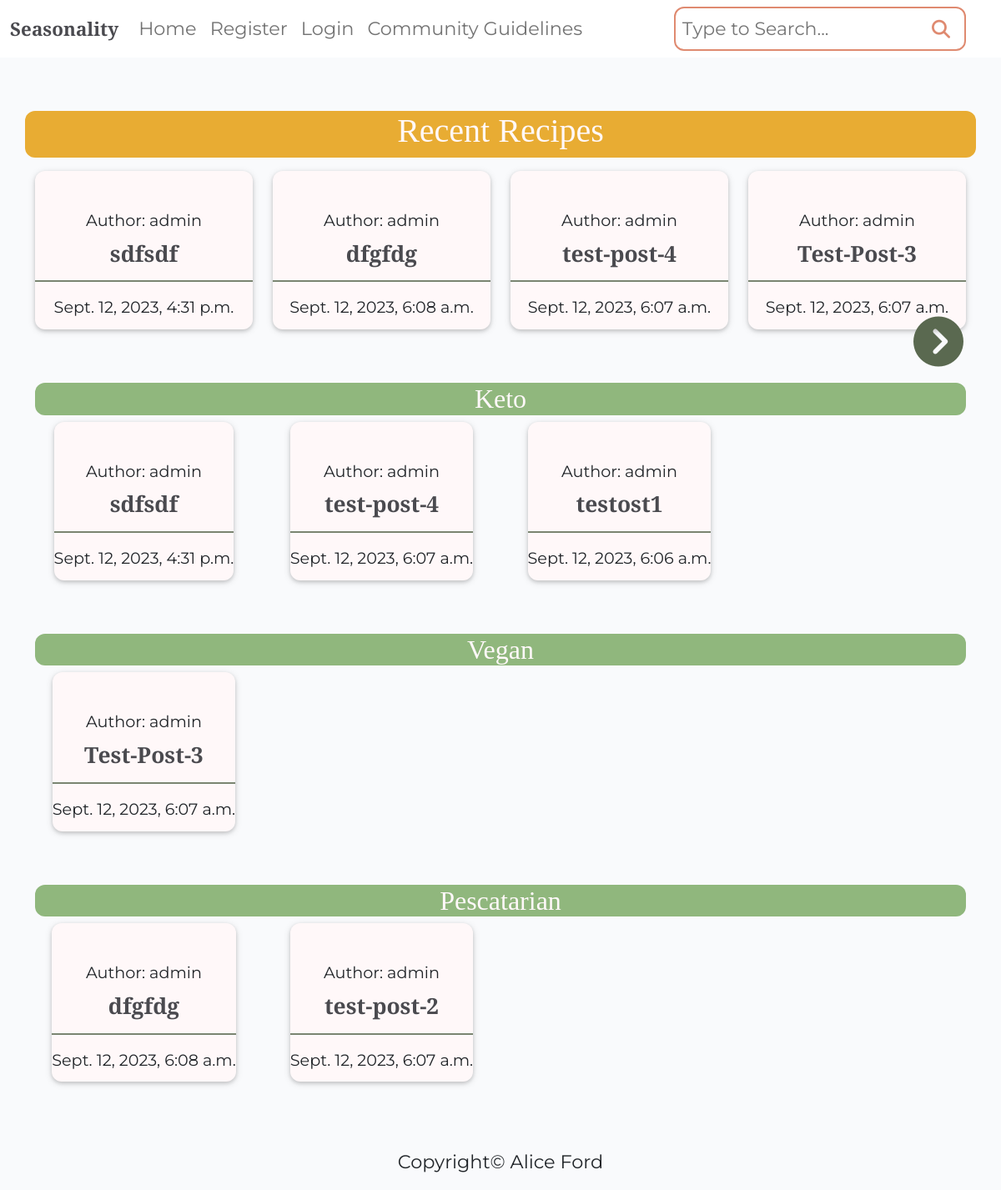
The page / on the database its author committed.
### recipebook/models.py (models this page shows, shortened)
class Recipe(models.Model):
    class NewManager(models.Manager):
        def get_queryset(self):
            return super().get_queryset() .filter()
    title = models.CharField(max_length=200, unique=True)
    slug = models.SlugField(max_length=200, unique=True)
    author = models.ForeignKey(
        User, on_delete=models.CASCADE, related_name="recipes"
    )
    diet = models.ForeignKey(
        Diet, on_delete=models.CASCADE, default=True, null=False)
    season = models.ForeignKey(
        Season, on_delete=models.CASCADE, default=True, null=False)
    featured_image = CloudinaryField('image', default='placeholder')
    updated_on = models.DateTimeField(auto_now=True)
    content = models.TextField()
    created_on = models.DateTimeField(auto_now_add=True)
    status = models.IntegerField(choices=STATUS, default=0)
    ingredients = models.TextField(default='placeholder')
    calories = models.IntegerField(default=0)
    fat = models.IntegerField(default=0)
    protein = models.IntegerField(default=0)
    carbs = models.IntegerField(default=0)
    servs = models.IntegerField(default=0)
    favourites = models.ManyToManyField(
        User, related_name='favourite', default=None, blank=True)
    objects = models.Manager()
    newmanager = NewManager()
    class Meta:
        ordering = ["-created_on"]

class Diet(models.Model):
    name = models.CharField(max_length=100)

### recipebook/views.py (the view)
# urls.py: path('', views.IndexView.as_view(), name='home'),
class IndexView(TemplateView):
    template_name = 'index.html'
    paginate_by = 4
    def get_context_data(self, **kwargs):
        context = super().get_context_data(**kwargs)
        recipes = Recipe.objects.filter(status=1)
        diets = Diet.objects.all()
        paginator = Paginator(recipes, self.paginate_by)
        page = self.request.GET.get('page')
        recipes_page = paginator.get_page(page)
        context['recipes'] = recipes_page
        context['diets'] = diets
        return context

### templates/index.html (shortened to what this page needs)
{% extends "base/base.html" %}
{% block content %}
<div class="container-fluid">
    <div class="container text-center my-3">
        <div class="row py-5">
            <div class="text-center recent-background mb-3">
                <h1>Recent Recipes</h1>
            </div>
            {% for recipe in recipes %}
            <div class="col-md-3">
                <div class="card md-3">
                    <a href="{% url 'recipe_detail' recipe.slug  %}" class="recipe-link">
                        <div class="card-body">
                            <div class="image-flash">
                                <p class="author">Author: {{ recipe.author }}</p>
                            </div>
                        </div>
                        <h3 class="card-title">{{ recipe.title }}</h3>
                        <hr class="card-hr" />
                        <p class="card-text text-muted-6">{{ recipe.created_on }}</p>
                    </a>
                </div>
            </div>
            {% endfor %}
        </div>
    </div>
</div>
    {% if recipes.has_next %}
    <div class="col-12">
        <a class="carousel-control-next" href="?page={{ recipes.next_page_number }}" role="button" data-slide="next">
            <span class="fa-solid fa-circle-chevron-right fa-xl" aria-hidden="true"></span>
        </a>
    </div>
    {% endif %}
{% for diet in diets|slice:":3" %}
<div class="container-fluid">
    <div class="container my-3">
        <div class="text-center diet-background">
            <h2 class="text-center">{{ diet.name }}</h2>
        </div>
        <div class="row pb-5 mt-2">
            {% for recipe in diet.recipe_set.all|slice:":4" %}
            {% if recipe.status %}
            <div class="col-md-3 d-flex flex-row text-center">
                <div class="card mx-auto">
                    <a href="{% url 'recipe_detail' recipe.slug  %}" class="recipe-link">
                        <div class="card-body">
                            <div class="image-flash">
                                <p class="author">Author: {{ recipe.author }}</p>
                            </div>
                        </div>
                        <h3 class="card-title">{{ recipe.title }}</h3>
                        <hr class="card-hr" />
                        <p class="card-text text-muted-6">{{ recipe.created_on }}</p>
                    </a>
                </div>
            </div>
            {% endif %}
            {% endfor %}
        </div>
    </div>
</div>
{% endfor %}
{% endblock %}

### static/css/style.css (style rules this page uses)
body { background-color: #F9FAFC; overflow-x: hidden; font-family: 'Montserrat', sans-serif; }
.main-bg { background-image: url('https://res.cloudinary.com/dnyfx3g7s/image/upload/v1694383930/background_seasonality.svg'); background-attachment: fixed; background-repeat: no-repeat; background-size: cover; background-position: center; }
p, ul, li { font-family: 'Montserrat', sans-serif; font-size: 1.4rem; color: #212529; }
a { font-family: 'Montserrat', sans-serif; color: #212529; }
h1, h2, h3, h4, h5, h6 { font-family: 'Playfair Display', serif; color: #4A4A4F; }
.card { border: none; background-color: transparent; }
.recipe-link { text-decoration: none; }
.diet-background { background-color: #90b77d; border-radius: 12px; }
.recent-background { background-color: #E8AC33; border-radius: 12px; }
.recent-background h1, h2 { color: #fff8f9; }
.card { display: block; padding-bottom: 12px; background-color: #fff8f9; border-radius: 12px; box-shadow: 0 2px 5px 0 rgba(0, 0, 0, 0.16), 0 2px 10px 0 rgba(0, 0, 0, 0.12); transition: box-shadow .25s; }
.carousel-control-next, .carousel-control-prev { opacity: 1; top: 10em; bottom: 165px; text-decoration: none; font-size: 40px; height: 20px; padding-left: 30px; color: #5A6950; }
.author { margin: 5px 0 -6px 0; font-size: 1.2rem }
.card-text { font-size: 1.2rem }
.card-hr { border: 1.5px solid #5a6950; opacity: .8; }
.card-title { margin-top: 0px; font-weight: 600; font-size: 1.65em; }
.container-fluid { max-width: 100%; }

### rows shown on the page
Recipe: author "admin", title "sdfsdf", created_on "Sept. 12, 2023, 4:31 p.m."
Recipe: author "admin", title "dfgfdg", created_on "Sept. 12, 2023, 6:08 a.m."
Recipe: author "admin", title "test-post-4", created_on "Sept. 12, 2023, 6:07 a.m."
Recipe: author "admin", title "Test-Post-3", created_on "Sept. 12, 2023, 6:07 a.m."
Diet: name "Keto"
Recipe: author "admin", title "testost1", created_on "Sept. 12, 2023, 6:06 a.m."
Diet: name "Vegan"
Diet: name "Pescatarian"
Recipe: author "admin", title "test-post-2", created_on "Sept. 12, 2023, 6:07 a.m."
